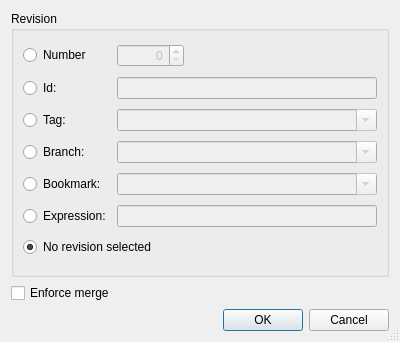
<?xml version="1.0" encoding="UTF-8"?>
<ui version="4.0">
 <class>HgMergeDialog</class>
 <widget class="QDialog" name="HgMergeDialog">
  <property name="geometry">
   <rect>
    <x>0</x>
    <y>0</y>
    <width>400</width>
    <height>342</height>
   </rect>
  </property>
  <property name="windowTitle">
   <string>Mercurial Merge</string>
  </property>
  <property name="sizeGripEnabled">
   <bool>true</bool>
  </property>
  <layout class="QVBoxLayout" name="verticalLayout">
   <item>
    <widget class="QGroupBox" name="groupBox">
     <property name="title">
      <string>Revision</string>
     </property>
     <layout class="QGridLayout" name="gridLayout">
      <item row="0" column="0">
       <widget class="QRadioButton" name="numberButton">
        <property name="toolTip">
         <string>Select to specify a revision by number</string>
        </property>
        <property name="text">
         <string>Number</string>
        </property>
       </widget>
      </item>
      <item row="0" column="1">
       <widget class="QSpinBox" name="numberSpinBox">
        <property name="enabled">
         <bool>false</bool>
        </property>
        <property name="toolTip">
         <string>Enter a revision number</string>
        </property>
        <property name="alignment">
         <set>Qt::AlignRight</set>
        </property>
        <property name="maximum">
         <number>999999999</number>
        </property>
       </widget>
      </item>
      <item row="0" column="2">
       <spacer name="spacer">
        <property name="orientation">
         <enum>Qt::Horizontal</enum>
        </property>
        <property name="sizeHint" stdset="0">
         <size>
          <width>158</width>
          <height>20</height>
         </size>
        </property>
       </spacer>
      </item>
      <item row="1" column="0">
       <widget class="QRadioButton" name="idButton">
        <property name="toolTip">
         <string>Select to specify a revision by changeset id</string>
        </property>
        <property name="text">
         <string>Id:</string>
        </property>
       </widget>
      </item>
      <item row="1" column="1" colspan="2">
       <widget class="QLineEdit" name="idEdit">
        <property name="enabled">
         <bool>false</bool>
        </property>
        <property name="toolTip">
         <string>Enter a changeset id</string>
        </property>
       </widget>
      </item>
      <item row="2" column="0">
       <widget class="QRadioButton" name="tagButton">
        <property name="toolTip">
         <string>Select to specify a revision by a tag</string>
        </property>
        <property name="text">
         <string>Tag:</string>
        </property>
       </widget>
      </item>
      <item row="2" column="1" colspan="2">
       <widget class="QComboBox" name="tagCombo">
        <property name="enabled">
         <bool>false</bool>
        </property>
        <property name="toolTip">
         <string>Enter a tag name</string>
        </property>
        <property name="editable">
         <bool>true</bool>
        </property>
       </widget>
      </item>
      <item row="3" column="0">
       <widget class="QRadioButton" name="branchButton">
        <property name="toolTip">
         <string>Select to specify a revision by a branch</string>
        </property>
        <property name="text">
         <string>Branch:</string>
        </property>
       </widget>
      </item>
      <item row="3" column="1" colspan="2">
       <widget class="QComboBox" name="branchCombo">
        <property name="enabled">
         <bool>false</bool>
        </property>
        <property name="toolTip">
         <string>Enter a branch name</string>
        </property>
        <property name="editable">
         <bool>true</bool>
        </property>
       </widget>
      </item>
      <item row="4" column="0">
       <widget class="QRadioButton" name="bookmarkButton">
        <property name="toolTip">
         <string>Select to specify a revision by a bookmark</string>
        </property>
        <property name="text">
         <string>Bookmark:</string>
        </property>
       </widget>
      </item>
      <item row="4" column="1" colspan="2">
       <widget class="QComboBox" name="bookmarkCombo">
        <property name="enabled">
         <bool>false</bool>
        </property>
        <property name="sizePolicy">
         <sizepolicy hsizetype="Expanding" vsizetype="Fixed">
          <horstretch>0</horstretch>
          <verstretch>0</verstretch>
         </sizepolicy>
        </property>
        <property name="toolTip">
         <string>Enter a bookmark name</string>
        </property>
        <property name="editable">
         <bool>true</bool>
        </property>
       </widget>
      </item>
      <item row="5" column="0">
       <widget class="QRadioButton" name="expressionButton">
        <property name="text">
         <string>Expression:</string>
        </property>
       </widget>
      </item>
      <item row="5" column="1" colspan="2">
       <widget class="QLineEdit" name="expressionEdit">
        <property name="enabled">
         <bool>false</bool>
        </property>
        <property name="toolTip">
         <string>Enter a revision set expression</string>
        </property>
        <property name="clearButtonEnabled">
         <bool>true</bool>
        </property>
       </widget>
      </item>
      <item row="6" column="0" colspan="3">
       <widget class="QRadioButton" name="noneButton">
        <property name="toolTip">
         <string>Select to not specify a specific revision</string>
        </property>
        <property name="text">
         <string>No revision selected</string>
        </property>
        <property name="checked">
         <bool>true</bool>
        </property>
       </widget>
      </item>
     </layout>
    </widget>
   </item>
   <item>
    <widget class="QCheckBox" name="forceCheckBox">
     <property name="toolTip">
      <string>Select to force the merge operation</string>
     </property>
     <property name="text">
      <string>Enforce merge</string>
     </property>
    </widget>
   </item>
   <item>
    <widget class="QDialogButtonBox" name="buttonBox">
     <property name="orientation">
      <enum>Qt::Horizontal</enum>
     </property>
     <property name="standardButtons">
      <set>QDialogButtonBox::Cancel|QDialogButtonBox::Ok</set>
     </property>
    </widget>
   </item>
  </layout>
 </widget>
 <tabstops>
  <tabstop>numberButton</tabstop>
  <tabstop>numberSpinBox</tabstop>
  <tabstop>idButton</tabstop>
  <tabstop>idEdit</tabstop>
  <tabstop>tagButton</tabstop>
  <tabstop>tagCombo</tabstop>
  <tabstop>branchButton</tabstop>
  <tabstop>branchCombo</tabstop>
  <tabstop>bookmarkButton</tabstop>
  <tabstop>bookmarkCombo</tabstop>
  <tabstop>expressionButton</tabstop>
  <tabstop>expressionEdit</tabstop>
  <tabstop>noneButton</tabstop>
  <tabstop>forceCheckBox</tabstop>
 </tabstops>
 <resources/>
 <connections>
  <connection>
   <sender>buttonBox</sender>
   <signal>accepted()</signal>
   <receiver>HgMergeDialog</receiver>
   <slot>accept()</slot>
   <hints>
    <hint type="sourcelabel">
     <x>270</x>
     <y>332</y>
    </hint>
    <hint type="destinationlabel">
     <x>157</x>
     <y>229</y>
    </hint>
   </hints>
  </connection>
  <connection>
   <sender>buttonBox</sender>
   <signal>rejected()</signal>
   <receiver>HgMergeDialog</receiver>
   <slot>reject()</slot>
   <hints>
    <hint type="sourcelabel">
     <x>338</x>
     <y>332</y>
    </hint>
    <hint type="destinationlabel">
     <x>286</x>
     <y>229</y>
    </hint>
   </hints>
  </connection>
  <connection>
   <sender>numberButton</sender>
   <signal>toggled(bool)</signal>
   <receiver>numberSpinBox</receiver>
   <slot>setEnabled(bool)</slot>
   <hints>
    <hint type="sourcelabel">
     <x>69</x>
     <y>66</y>
    </hint>
    <hint type="destinationlabel">
     <x>215</x>
     <y>68</y>
    </hint>
   </hints>
  </connection>
  <connection>
   <sender>idButton</sender>
   <signal>toggled(bool)</signal>
   <receiver>idEdit</receiver>
   <slot>setEnabled(bool)</slot>
   <hints>
    <hint type="sourcelabel">
     <x>38</x>
     <y>76</y>
    </hint>
    <hint type="destinationlabel">
     <x>125</x>
     <y>75</y>
    </hint>
   </hints>
  </connection>
  <connection>
   <sender>tagButton</sender>
   <signal>toggled(bool)</signal>
   <receiver>tagCombo</receiver>
   <slot>setEnabled(bool)</slot>
   <hints>
    <hint type="sourcelabel">
     <x>73</x>
     <y>131</y>
    </hint>
    <hint type="destinationlabel">
     <x>246</x>
     <y>132</y>
    </hint>
   </hints>
  </connection>
  <connection>
   <sender>branchButton</sender>
   <signal>toggled(bool)</signal>
   <receiver>branchCombo</receiver>
   <slot>setEnabled(bool)</slot>
   <hints>
    <hint type="sourcelabel">
     <x>92</x>
     <y>163</y>
    </hint>
    <hint type="destinationlabel">
     <x>245</x>
     <y>164</y>
    </hint>
   </hints>
  </connection>
  <connection>
   <sender>bookmarkButton</sender>
   <signal>toggled(bool)</signal>
   <receiver>bookmarkCombo</receiver>
   <slot>setEnabled(bool)</slot>
   <hints>
    <hint type="sourcelabel">
     <x>92</x>
     <y>195</y>
    </hint>
    <hint type="destinationlabel">
     <x>243</x>
     <y>196</y>
    </hint>
   </hints>
  </connection>
  <connection>
   <sender>expressionButton</sender>
   <signal>toggled(bool)</signal>
   <receiver>expressionEdit</receiver>
   <slot>setEnabled(bool)</slot>
   <hints>
    <hint type="sourcelabel">
     <x>59</x>
     <y>216</y>
    </hint>
    <hint type="destinationlabel">
     <x>195</x>
     <y>216</y>
    </hint>
   </hints>
  </connection>
 </connections>
</ui>
